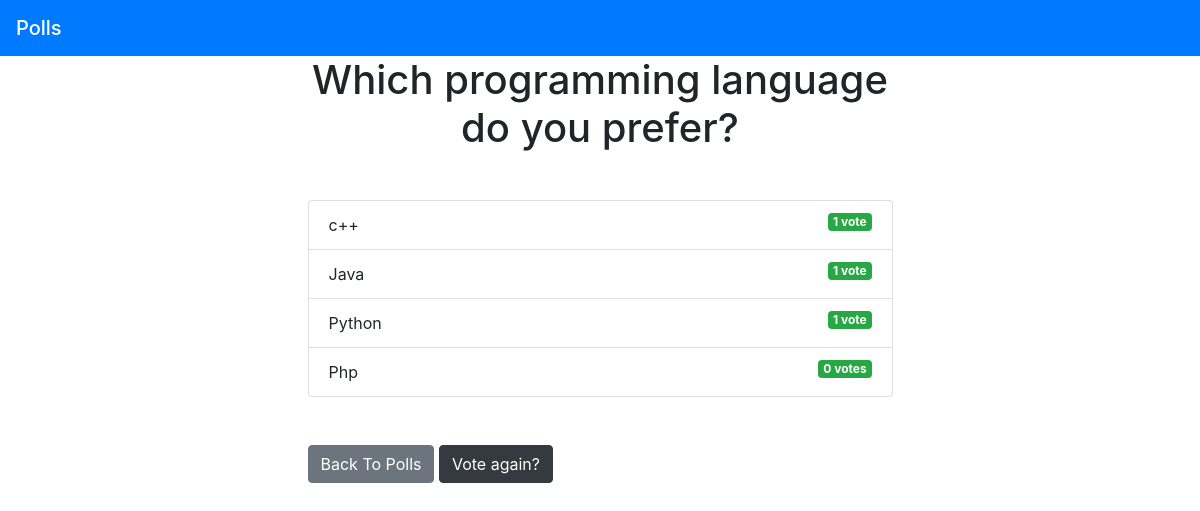
The app's page /polls/2/results/ with its own data.
### polls/models.py (models this page shows, shortened)
class Questions(models.Model):
    ques_text=models.CharField(max_length=200)
    pub_date=models.DateTimeField('Date published')

class Choice(models.Model):
    question=models.ForeignKey(Questions,on_delete=models.CASCADE)
    choice_text=models.CharField(max_length=200)
    votes=models.IntegerField(default=0)

### polls/views.py (the view)
# urls.py: path('<int:ques_id>/results/',views.results,name='results'),
def results(request,ques_id):
    question=get_object_or_404(Questions,pk=ques_id)
    return render(request,'Polls/results.html',{'question':question})

### templates/Polls/results.html
{% extends 'Base.html' %}
{% block content %}
<h1 class="mb-5 text-center">{{ question.ques_text }}</h1>
<ul class="list-group mb-5">
	{% for choice in question.choice_set.all %}
	<li class="list-group-item">
		{{ choice.choice_text }}  <span class="badge badge-success float-right">{{ choice.votes }} vote{{ choice.votes | pluralize }}</span>
	</li>
	{% endfor %}
</ul>
<a class="btn btn-secondary" href="{% url 'polls:index' %}">Back To Polls</a>
<a class="btn btn-dark" href="{% url 'polls:detail' question.id %}">Vote again?</a>
{% endblock %}

### records on screen
Questions: ques_text "Which programming language do you prefer?"
Choice: choice_text "c++", votes "1"
Choice: choice_text "Java", votes "1"
Choice: choice_text "Python", votes "1"
Choice: choice_text "Php", votes "0", votes|pluralize "s"
